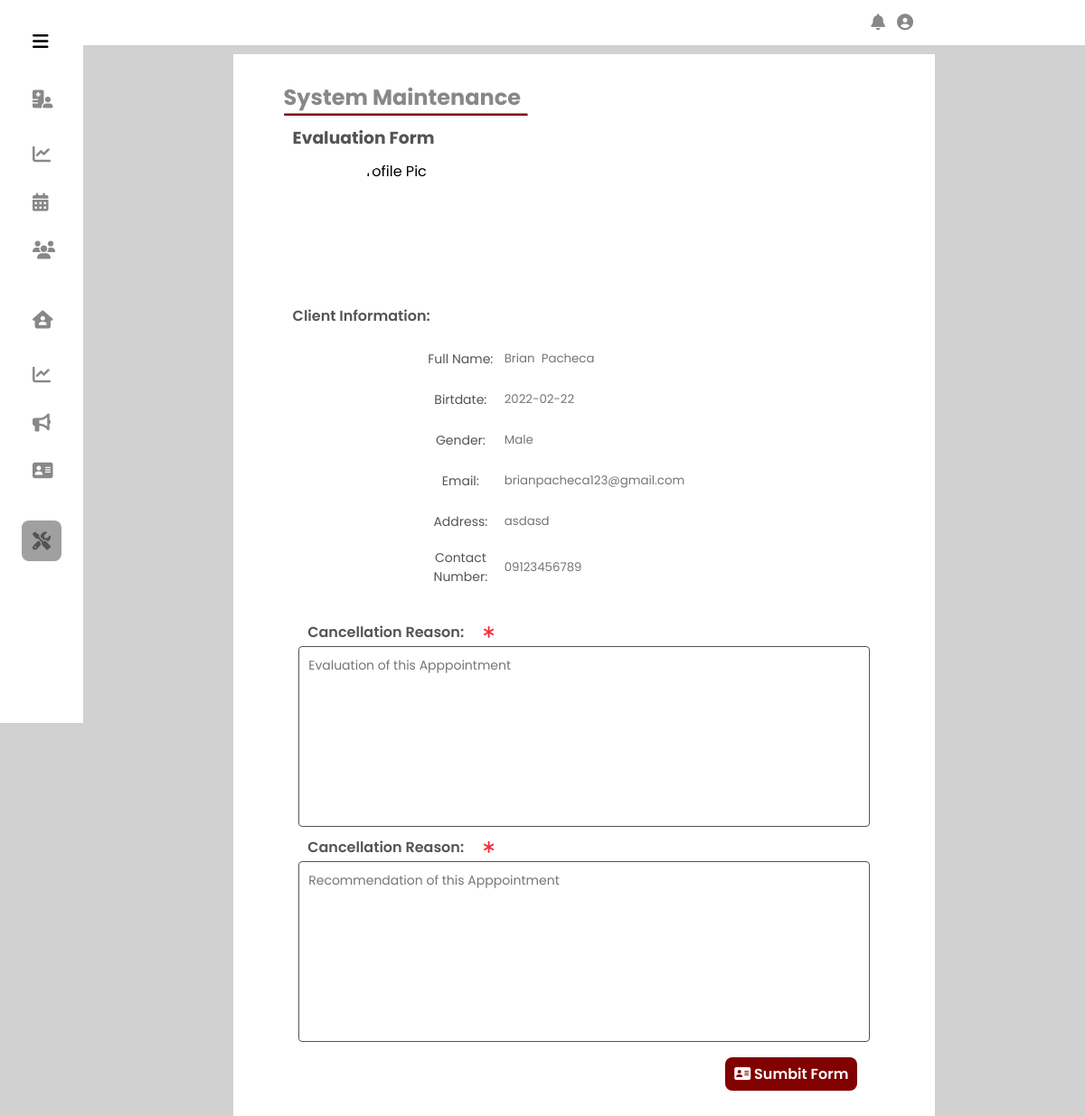
The app's page /Administrator/Counceling Client Evaulation Form/index.php?a_id=65 (signed in) with its own data.
### tables this page shows
CREATE TABLE IF NOT EXISTS `schedules` (
  `id` int NOT NULL AUTO_INCREMENT,
  `anonymity` varchar(255) NOT NULL,
  `title` varchar(255) NOT NULL,
  `email_add` varchar(255) NOT NULL,
  `client_id` int NOT NULL,
  `app_date` date NOT NULL,
  `start_app` datetime NOT NULL,
  `end_app` datetime NOT NULL,
  `stat` varchar(255) NOT NULL,
  `remarks` varchar(255) NOT NULL,
  `reason` text,
  `cancel_id` int DEFAULT NULL,
  `cancel_reason` text,
  PRIMARY KEY (`id`)
);

CREATE TABLE IF NOT EXISTS `clientaccountinfo` (
  `ClientAccountID` int NOT NULL AUTO_INCREMENT,
  `ClientFirstName` varchar(255) NOT NULL,
  `ClientMiddleName` varchar(255) DEFAULT NULL,
  `ClientLastName` varchar(255) NOT NULL,
  `ClientSuffix` varchar(50) DEFAULT NULL,
  `ClientStudentNo` varchar(15) NOT NULL,
  `RoleID` int NOT NULL,
  `ClientBDay` date NOT NULL,
  `ClientAddress` text NOT NULL,
  `ClientContactNo` varchar(25) NOT NULL,
  `ClientGuardian` varchar(255) NOT NULL,
  `ClientGuardianNo` varchar(25) NOT NULL,
  `ClientEmailAdd` varchar(255) NOT NULL,
  `ClientPassword` varchar(32) NOT NULL,
  `ClientGenderID` int NOT NULL,
  `code` varchar(255) DEFAULT NULL,
  PRIMARY KEY (`ClientAccountID`),
  KEY `gender_role` (`ClientGenderID`),
  KEY `user_role` (`RoleID`)
);

CREATE TABLE IF NOT EXISTS `genderrole` (
  `GenderID` int NOT NULL AUTO_INCREMENT,
  `Description` varchar(25) NOT NULL,
  PRIMARY KEY (`GenderID`)
);

### Administrator/Counceling Client Evaulation Form/index.php (the view, shortened to what this page needs)
<?php
    include_once('../includes/header.php');
    $a_id = $_GET['a_id'];
    $query = $conn->query("SELECT
    t1.id,
    t1.email_add,
    t1.stat,
    t2.ClientFirstName as firstName,
    t2.ClientMiddleName as middleName,
    t2.ClientLastName as lastName,
    t3.Description as gender,
    t2.ClientAddress as client_address,
    t2.ClientBDay as birthdate,
    t2.ClientContactNo as contact_num
     from schedules as t1
     INNER JOIN clientaccountinfo as t2 ON t1.client_id = t2.ClientAccountID
     INNER JOIN genderrole as t3 ON t2.ClientGenderID = t3.GenderID
     WHERE t1.id = '$a_id'");
    $row2 = mysqli_fetch_array($query);
    $email_add = $row2['email_add'];
    $fname = $row2['firstName'].' '.$row2['middleName'].' '.$row2['lastName'];
    $gender = $row2['gender'];
    $address = $row2['client_address'];
    $birthday = $row2['birthdate'];
    $contactnum = $row2['contact_num'];
?>
    <div class="body_container">
        <div class="content">
            <div class="title">
                <h1>System Maintenance</h1>
                <hr>
            </div>
            <div class="subcontent">
                    <form method ="POST" action="assets/insert_eval.php">
                    <h3 class="subtitle">Evaluation Form</h3>
                        <div class="profile_pic">
                            <div id="prof_pic_div">
                                <img class="prof_pic" id="prof_pic" src="../../assets/user_profile_pic/default_user.jpg" alt="Profile Pic">
                            </div>
                        </div>
                        <h4>Client Information:</h4>
                        <div class="input_group">
                            <div class="input_container">
                                <label for="#" class="label">Full Name: </label>
                                <div class="input " id="input_fst_name">
                                    <input class="input-field" type="text" placeholder="<?= $fname ?>" name="fst_name" id="fst_name" readonly>
                                </div>
                            </div>
                            <div class="input_container">
                                <label for="#" class="label">Birtdate: </label>
                                <div class="input " id="input_mid_name">
                                    <input class="input-field" type="text" placeholder="<?= $birthday ?>" name="mid_name" id="mid_name" readonly>
                                </div>
                            </div>
                            <div class="input_container">
                                <label for="#" class="label">Gender: </label>
                                <div class="input " id="input_last_name">
                                    <input class="input-field" type="text" placeholder="<?= $gender ?>" name="last_name" id="last_name" readonly>
                                </div>
                            </div>
                            <div class="input_container">
                                <label for="#" class="label">Email: </label>
                                <div class="input " id="input_admin_email">
                                    <input class="input-field" type="text" placeholder="<?= $email_add ?>" name="admin_email" id="admin_email" readonly>
                                </div>
                            </div>
                            <div class="input_container">
                                <label for="#" class="label">Address: </label>
                                <div class="input " id="input_add">
                                    <input class="input-field " type="" placeholder="<?= $address ?>" name="add" id="add" readonly>
                                </div>
                            </div>
                            <div class="input_container">
                                <label for="#" class="label">Contact Number: </label>
                                <div class="input " id="input_admin_contact">
                                    <input class="input-field" type="text" placeholder="<?= $contactnum ?>" name="admin_contact" id="admin_contact" readonly>
                                </div>
                            </div>
                        </div>
                        <div class="input_group">
                            <div class="eval">
                                <label for="#" class="label">Cancellation Reason: </label>
                                <i class="fa-solid fa-asterisk"></i>
                                <div class="input " id="input_fst_name">
                                    <textarea class="input-field evalInput" placeholder="Evaluation of this Apppointment" name="evaluation" id="evaluation"></textarea>
                                </div>
                            </div>
                            <div class="eval">
                                <label for="#" class="label">Cancellation Reason: </label>
                                <i class="fa-solid fa-asterisk"></i>
                                <div class="input " id="input_fst_name">
                                    <textarea class="input-field evalInput" placeholder="Recommendation of this Apppointment" name="recommendation" id="recommendation"></textarea>
                                </div>
                            </div>
                        </div>
                        <div class="action_content">
                            <button class= "bttn" type="submit" name="submit" id="submit">
                            <i class="fa-solid fa-address-card"></i>  Sumbit Form</button>
                        </div>
                    </form>
            </div>
        </div>
    </div>
</body>
</html>

### Administrator/includes/css/side_nav.css (style rules this page uses)
:root { --nav-width: 92px; --button-color-font-icon: rgb(136, 136, 136); --button-hover-color-font-icon: rgb(84, 83, 87); --button-hover-bg: rgb(160, 160, 160); --color-content0-bg: white; --body-color: rgb(209, 209, 209); --normal-font-size: 1rem; --small-font-size: .875rem; --z-index: 100; }
* { margin: 0; padding: 0; box-sizing: border-box; font-family: 'Poppins',sans-serif; }
body { margin: 0; position: relative; padding: 0 0 0 5.75rem; transition: .5s; background-color: var(--body-color); }
h1 { margin: 0; }

### Administrator/includes/css/admin_navbar.css (style rules this page uses)
* { margin: 0; padding: 0; box-sizing: border-box; font-family: 'Poppins',sans-serif; }
:root { --nav-width: 92px; --button-color-font-icon: rgb(136, 136, 136); --button-hover-color-font-icon: rgb(84, 83, 87); --button-hover-bg: rgb(160, 160, 160); --color-content0-bg: white; --maroong-content-bg: #810000; --maroong-content-hover: #630000; --body-color: rgb(209, 209, 209); --dark--color: #45474b; --blue-color: #2a88e6; --normal-font-size: 1rem; --small-font-size: .875rem; --meduim-font-size: 15px; }
body { position: relative; background-color: rgb(209, 209, 209); }

### Administrator/includes/css/maintenance.css (style rules this page uses)
:root { --nav-width: 92px; --button-color-font-icon: rgb(136, 136, 136); --button-hover-color-font-icon: rgb(84, 83, 87); --button-hover-bg: rgb(160, 160, 160); --color-content0-bg: white; --maroong-content-bg: #810000; --maroong-content-hover: #630000; --body-color: rgb(209, 209, 209); --normal-font-size: 1rem; --small-font-size: .875rem; --meduim-font-size: 15px; }
* { margin: 0; padding: 0; box-sizing: border-box; font-family: 'Poppins',sans-serif; }
.body_container { display: flex; align-items: center; justify-content: center; padding-top: 50px; padding-bottom: 10px; }
.content { background-color: var(--color-content0-bg); margin-top: 10px; padding: 30px 5% 30px; width: 70%; height: auto; }
.content .title { width: 220px; }
.title h1 { font-size: 1.5rem; color: var(--button-color-font-icon); display: inline-block; }
.title hr { border-bottom: 2px solid var(--maroong-content-bg); }
.content .subcontent { width: 100%; height: auto; padding-bottom: 20px; }

### Administrator/includes/css/modal_placement.css (style rules this page uses)
:root { --nav-width: 92px; --button-color-font-icon: rgb(136, 136, 136); --button-hover-color-font-icon: rgb(84, 83, 87); --button-hover-bg: rgb(160, 160, 160); --color-content0-bg: white; --maroong-content-bg: #810000; --maroong-content-hover: #630000; --body-color: rgb(209, 209, 209); --normal-font-size: 1rem; --small-font-size: .875rem; --meduim-font-size: 15px; }
* { margin: 0; padding: 0; box-sizing: border-box; font-family: 'Poppins',sans-serif; }

### Administrator/includes/css/modal_upload_placement.css (style rules this page uses)
:root { --nav-width: 92px; --button-color-font-icon: rgb(136, 136, 136); --button-hover-color-font-icon: rgb(84, 83, 87); --button-hover-bg: rgb(160, 160, 160); --color-content0-bg: white; --maroong-content-bg: #810000; --maroong-content-hover: #630000; --body-color: rgb(209, 209, 209); --normal-font-size: 1rem; --small-font-size: .875rem; --meduim-font-size: 15px; }
* { margin: 0; padding: 0; box-sizing: border-box; font-family: 'Poppins',sans-serif; }

### records on screen
schedules: fst_name "Brian Pacheca", mid_name "2022-02-22", last_name "Male", admin_email "brianpacheca123@gmail.com", add "asdasd", admin_contact "09123456789"
